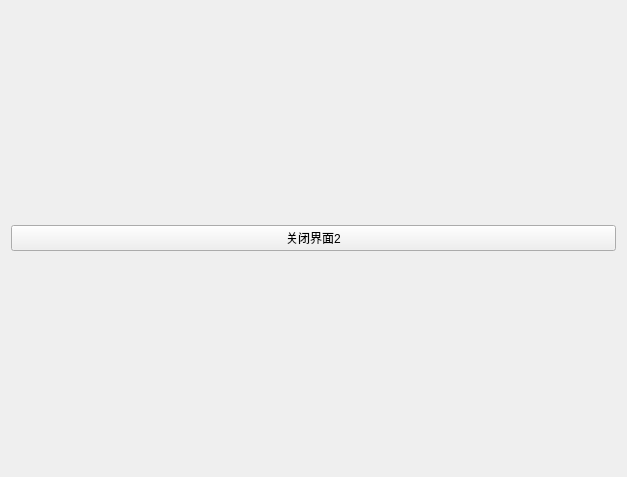
<?xml version="1.0" encoding="UTF-8"?>
<ui version="4.0">
 <class>win2</class>
 <widget class="QWidget" name="win2">
  <property name="geometry">
   <rect>
    <x>0</x>
    <y>0</y>
    <width>627</width>
    <height>477</height>
   </rect>
  </property>
  <property name="windowTitle">
   <string>Form</string>
  </property>
  <layout class="QGridLayout" name="gridLayout">
   <item row="0" column="0">
    <widget class="QPushButton" name="closewin2">
     <property name="text">
      <string>关闭界面2</string>
     </property>
    </widget>
   </item>
  </layout>
 </widget>
 <resources/>
 <connections/>
</ui>
